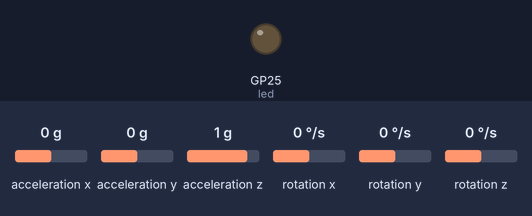
This program was run on a simulated Raspberry Pi Pico running MicroPython. On the bench: output pins drawn as LEDs (lit = HIGH). The test bench sets the inputs (shaded band); at power-on: acceleration x 0 g, acceleration y 0 g, acceleration z 1 g, rotation x 0 °/s, rotation y 0 °/s, rotation z 0 °/s. A reset restarts the program; files the program writes start out absent; web requests get an empty 200 reply after 0.4 s; a WiFi scan finds one network, HomeNet; files that are not in the repository are absent; library files of the repository ran but are not shown: imu.py, vector3d.py; what the program prints to the serial console is not drawn.

Above: at 0.1 s.
At 5.4 s:
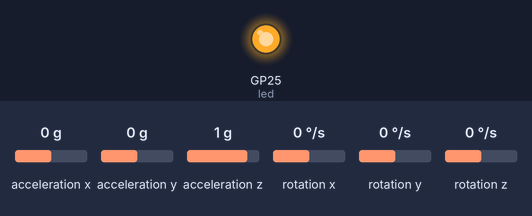
Timing chart, 0 to 6.9 s (numbered marks = the images above):
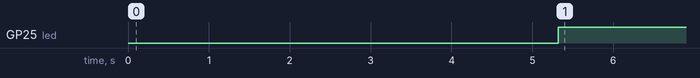

The program:

main.py
```python
from imu import MPU6050
from time import sleep
import time
from machine import Pin, I2C
from vectorMagnitude import VectorMagnitude
import Pico
import machine
import urequests
import gc
import wifi
from constantData import Constant
from update import Updater


THRES_HOLD = 2
led = machine.Pin("LED", machine.Pin.OUT)
def toggle_led():
    # Turn on the LED
    led.value(1)  # 1 = ON

    # Wait for a short duration (1 second)


dev_ID = Pico.get_DeviceId()


wifi.wifi_Login()
gc.collect()
#update pico
BASE_URL= Constant.getHubURL()
version_file_path = Constant.getVersionPath()
local_version_path = Constant.getLocalVersion_path()

updater = Updater(BASE_URL, version_file_path, local_version_path)
updater.check_for_updates()


server_url = 'http://192.168.1.140:3000/upload'

# set the linear acceleration range to +/- 2g's
MPU6050.acc_range = 0

# set the gyroscope range to +/- 500 degress/second
MPU6050.gyro_range= 1


i2c = I2C(0, sda=Pin(0), scl=Pin(1), freq=400000)
imu = MPU6050(i2c)

start_time = time.ticks_ms() #get intial time

while True:
    ax = round(imu.accel.x, 1)
    ay = round(imu.accel.y, 1)
    az = round(imu.accel.z, 1)
    gx = round(imu.gyro.x, 1)
    gy = round(imu.gyro.y, 1)
    gz = round(imu.gyro.z, 1)
    current_time = time.ticks_ms()
    elapsed_time = time.ticks_diff(current_time, start_time)


    toggle_led()
    vectInstance = VectorMagnitude(ax, ay, az)
    magnitude = vectInstance.getVectorMagnitude()
    theta = vectInstance.getTheta()
    phi = vectInstance.getPhi()


    data = {'data': [dev_ID, ax, ay, az, gx, gy, gz,magnitude,theta,phi]}


    # Check if vector magnitude is above THRES_HOLD
    if magnitude >= THRES_HOLD:
        try:
            response = urequests.post(server_url, json=data)
            response.close()
            print('Data sent successfully')
        except Exception as e:
            print('Error sending data:', e)
    print("Accelerometer values:", ax, ay, az)
    print("gyro")
    print(vectInstance.getVectorMagnitude())


    time.sleep_ms(100)
```

vectorMagnitude.py
```python
import math

class VectorMagnitude:
    def __init__(self, x_raw, y_raw, z_raw):
        self.x_raw = x_raw
        self.y_raw = y_raw
        self.z_raw = z_raw

    def getVectorMagnitude(self):
        total = (self.x_raw ** 2) + (self.y_raw ** 2) + (self.z_raw ** 2)
        return math.sqrt(total)

    def checkVectMag(self):
        if self.getVectorMagnitude() >= 5:
            return True
        else:
            return False

    def getTheta(self):
        # Calculate the angle in the x-y plane from the positive x-axis
        theta = math.atan2(self.y_raw, self.x_raw)  # atan2 automatically handles the division by zero
        return theta

    def getPhi(self):
        # Calculate the angle from the positive z-axis
        vectorMag = self.getVectorMagnitude()  # Get the vector magnitude
        if vectorMag == 0:
            return 0  # Avoid division by zero if the vector is zero
        temp = self.z_raw / vectorMag
        phi = math.acos(temp)  # acos returns the angle in radians
        return phi
```

Pico.py
```python
import machine
import binascii
# Return the unique device id
def get_DeviceId():
    unique_id = machine.unique_id()
    device_id = binascii.hexlify(unique_id).decode('utf-8')

    return device_id

def goToDeepSleep():
    machine.deepsleep()
```

wifi.py
```python
import network
import utime
    #i was updated via http
    #visualStudio wrote this
    #just another commit
def wifi_Login():
    wlan = network.WLAN(network.STA_IF)
    wlan.active(True)
    networks_list = wlan.scan()
    for network_info in networks_list:
        ssid = network_info[0].decode('utf-8')
        print("Available SSID:", ssid)

    try:
        with open('wifi.txt', 'r') as file:
            ssid, password = file.readline().strip().split(',')


        wlan.connect(ssid, password)

        # Add a short delay to allow time for connection
        utime.sleep(5)

        if wlan.isconnected():
            print("Connected to:", ssid)
        else:
            print("Not connected")

    except Exception as e:
        print("Error:", e)

# Call the function
```

constantData.py
```python
class Constant:
    @staticmethod
    def getURL():
        URL = "https://us-east-2.aws.data.mongodb-api.com/app/data-qzajs/endpoint/data/v1/action/"
        return URL
    @staticmethod
    def getAPI_KEY():
        API_KEY = "KBQ0COPf87LPexT8QYcKj2Zz5Ll626USLubuNJtFbX1aElYzVJO876Zu0lISmB7e"
        return API_KEY
    @staticmethod
    def getHubURL():
        BASE_URL='https://raw.githubusercontent.com/CosmicChaos00/PicoDev/master'
        return BASE_URL

    @staticmethod
    def getAPI_URL():
        GIT_API_URL='https://api.github.com/repos/CosmicChaos00/PicoDev/commits?path='
        return GIT_API_URL
    @staticmethod
    def getToken():
        TOKEN = "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"
        return TOKEN
    @staticmethod
    def getOwner():
        OWNER = "CosmicChaos00"
        return OWNER
    @staticmethod
    def getRepo():
        REPO = "PicoDev"
        return REPO

    @staticmethod
    def getFiles():
        FILES = ["constantData.py","imu.py,main.py","Pico.py","update.py","vector3d.py","vectorMagnitude.py","wifi.txt","wifi.py"]
        return FILES

    #github api_token
    @staticmethod
    def getVersionPath():
        version_file_path = "version/version.txt"
        return version_file_path

    @staticmethod
    def getLocalVersion_path():
        local_file_path = "local_version.txt"
        return local_file_path
```

update.py
```python
from constantData import Constant
import urequests
import wifi
import machine
class Updater:
    def __init__(self, base_url, version_file_path, local_version_path):
        self.base_url = base_url.rstrip('/') + '/'
        self.version_file_path = version_file_path
        self.local_version_path = local_version_path

    def download_text(self, url):
        response = urequests.get(url)
        if response.status_code == 200:
            return response.text
        else:
            print("Failed to download file:", url)
            return None

    def parse_version_data(self, version_content):
        lines = version_content.strip().split('\n')
        version_number = lines[0].strip()  # Version number is expected to be on the first line
        files = lines[1:]  # Remaining lines are expected to be file names
        return version_number, files

    def read_local_version(self):
        try:
            with open(self.local_version_path, 'r') as file:
                # Only read the first line which should contain the version number
                local_version = file.readline().strip()
                print(f"Read local version: {local_version}")
                return local_version
        except OSError:
            print("Failed to read local version file.")
            return None

    def write_local_version(self, version_number):
        with open(self.local_version_path, 'w') as file:
            file.write(version_number)
        print(f"Wrote local version: {version_number}")

    def update_files(self, file_list):
        for file_name in file_list:
            url = f"{self.base_url}{file_name.strip()}"
            file_content = self.download_text(url)
            if file_content:
                with open(file_name.strip(), 'w') as file:
                    file.write(file_content)
                print(f"Updated {file_name.strip()}")

    def check_for_updates(self):
        remote_version_content = self.download_text(f"{self.base_url}{self.version_file_path}")
        if remote_version_content is None:
            print("Failed to fetch remote version data.")
            return

        remote_version, remote_files = self.parse_version_data(remote_version_content)
        local_version = self.read_local_version()

        print(f"Comparing local version '{local_version}' with remote version '{remote_version}'")
        if local_version != remote_version:
            print(f"New version {remote_version} found. Starting update...")
            self.update_files(remote_files)
            self.write_local_version(remote_version)
            print("System update complete.")
            print("restarting pico ...")
            machine.reset()
        else:
            print("System is up to date.")
```

Measured:
- by itself, GP25 (led): LOW → HIGH at 5.3 s
